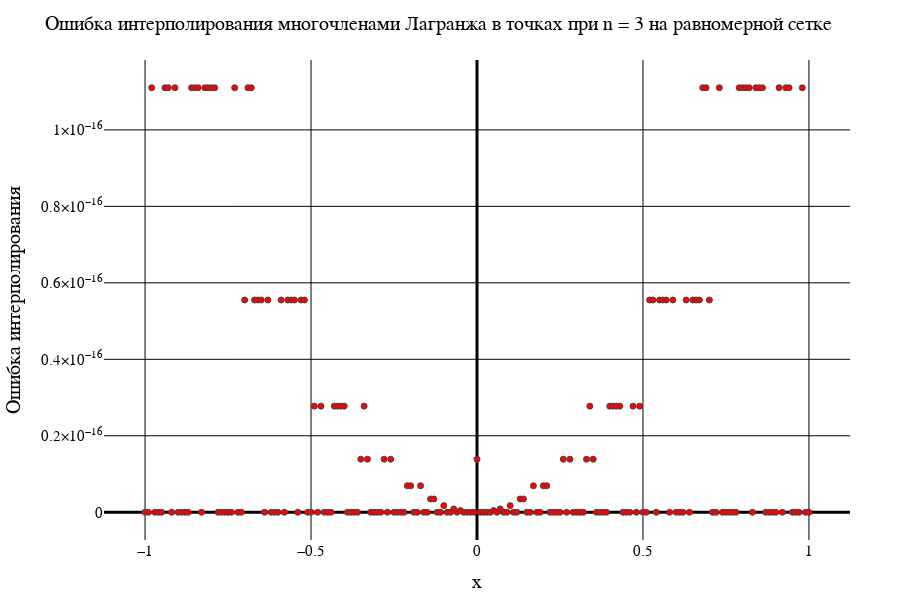

The cell this chart's notebook holds for it:
### Code cell
data1[2]

### Figure 1 — Plotly figure (JSON) as saved in the notebook; plotly's stock layout.template omitted (floating-point values rounded to 4 significant figures; data arrays with more than 128 entries replaced by an {"elided": "..."} marker saying what was removed)
{"data": [{"marker": {"color": "red", "line": {"width": 1}, "showline": true}, "mode": "markers", "type": "scatter", "x": {"elided": "201 float values"}, "y": {"elided": "201 float values"}}], "layout": {"coloraxis": {"outlinecolor": "black"}, "font": {"color": "black", "family": "Times New Roman"}, "height": 600, "margin": {"b": 50, "l": 50, "r": 50, "t": 60}, "paper_bgcolor": "white", "plot_bgcolor": "white", "title": {"autosize": false, "font": {"color": "black", "family": "Times New Roman", "size": 20}, "paper_bgcolor": "red", "text": "Ошибка интерполирования многочленами Лагранжа в точках при n = 3 на равномерной сетке"}, "width": 900, "xaxis": {"color": "black", "gridcolor": "black", "gridwidth": 1, "tickfont": {"size": 15}, "title": {"font": {"color": "black", "family": "Times New Roman", "size": 20}, "text": "x"}, "zerolinecolor": "black", "zerolinewidth": 3}, "yaxis": {"exponentformat": "power", "gridcolor": "black", "gridwidth": 1, "tickfont": {"size": 15}, "title": {"font": {"color": "black", "family": "Times New Roman", "size": 20}, "text": "Ошибка интерполирования"}, "zerolinecolor": "black", "zerolinewidth": 3}}}
